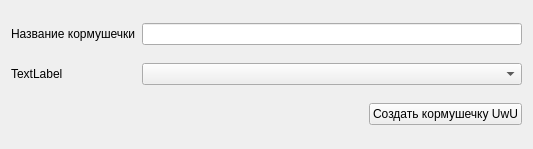
<?xml version="1.0" encoding="UTF-8"?>
<ui version="4.0">
 <class>CreateKormushechkaForm</class>
 <widget class="QWidget" name="CreateKormushechkaForm">
  <property name="geometry">
   <rect>
    <x>0</x>
    <y>0</y>
    <width>533</width>
    <height>149</height>
   </rect>
  </property>
  <property name="windowTitle">
   <string>Сделать кормушкъ</string>
  </property>
  <layout class="QGridLayout" name="gridLayout">
   <item row="2" column="1">
    <widget class="QComboBox" name="comboBox"/>
   </item>
   <item row="2" column="0">
    <widget class="QLabel" name="label_3">
     <property name="text">
      <string>TextLabel</string>
     </property>
    </widget>
   </item>
   <item row="1" column="1">
    <widget class="QLineEdit" name="lineEdit"/>
   </item>
   <item row="1" column="0">
    <widget class="QLabel" name="label">
     <property name="text">
      <string>Название кормушечки</string>
     </property>
    </widget>
   </item>
   <item row="3" column="0" colspan="2">
    <layout class="QHBoxLayout" name="horizontalLayout">
     <item>
      <spacer name="horizontalSpacer">
       <property name="orientation">
        <enum>Qt::Horizontal</enum>
       </property>
       <property name="sizeHint" stdset="0">
        <size>
         <width>40</width>
         <height>20</height>
        </size>
       </property>
      </spacer>
     </item>
     <item>
      <widget class="QPushButton" name="pushButton">
       <property name="text">
        <string>Создать кормушечку UwU</string>
       </property>
      </widget>
     </item>
    </layout>
   </item>
  </layout>
 </widget>
 <tabstops>
  <tabstop>lineEdit</tabstop>
  <tabstop>comboBox</tabstop>
  <tabstop>pushButton</tabstop>
 </tabstops>
 <resources/>
 <connections/>
</ui>
